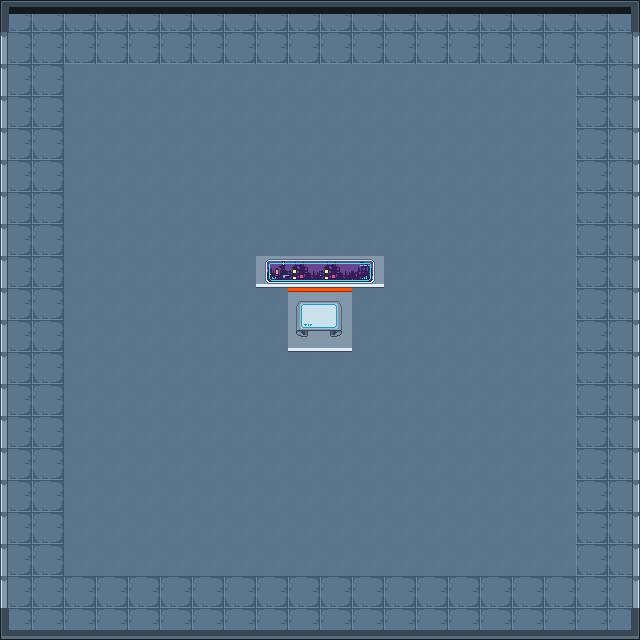

This game map was drawn from its Tiled (.tmx) file and the tilesets committed beside it. A one-line description and the full map source follow:
An orthogonal 20x20 tile map with 32x32 px tiles, 2 tile layers (BackGround, Block).

<map version="1.10" tiledversion="1.10.2" orientation="orthogonal" renderorder="right-down" width="20" height="20" tilewidth="32" tileheight="32" infinite="0" nextlayerid="3" nextobjectid="1">
 <tileset firstgid="1" source="TileSet-1.tsx" />
 <layer id="2" name="BackGround" width="20" height="20">
  <data encoding="csv">
45,45,45,45,45,45,45,45,45,45,45,45,45,45,45,45,45,45,45,45,
45,45,45,45,45,45,45,45,45,45,45,45,45,45,45,45,45,45,45,45,
45,45,46,46,46,46,46,46,46,46,46,46,46,46,46,46,46,46,45,45,
45,45,46,46,46,46,46,46,46,46,46,46,46,46,46,46,46,46,45,45,
45,45,46,46,46,46,46,46,46,46,46,46,46,46,46,46,46,46,45,45,
45,45,46,46,46,46,46,46,46,46,46,46,46,46,46,46,46,46,45,45,
45,45,46,46,46,46,46,46,46,46,46,46,46,46,46,46,46,46,45,45,
45,45,46,46,46,46,46,46,46,46,46,46,46,46,46,46,46,46,45,45,
45,45,46,46,46,46,46,46,24,24,24,24,46,46,46,46,46,46,45,45,
45,45,46,46,46,46,46,46,46,3,3,46,46,46,46,46,46,46,45,45,
45,45,46,46,46,46,46,46,46,24,24,46,46,46,46,46,46,46,45,45,
45,45,46,46,46,46,46,46,46,46,46,46,46,46,46,46,46,46,45,45,
45,45,46,46,46,46,46,46,46,46,46,46,46,46,46,46,46,46,45,45,
45,45,46,46,46,46,46,46,46,46,46,46,46,46,46,46,46,46,45,45,
45,45,46,46,46,46,46,46,46,46,46,46,46,46,46,46,46,46,45,45,
45,45,46,46,46,46,46,46,46,46,46,46,46,46,46,46,46,46,45,45,
45,45,46,46,46,46,46,46,46,46,46,46,46,46,46,46,46,46,45,45,
45,45,46,46,46,46,46,46,46,46,46,46,46,46,46,46,46,46,45,45,
45,45,45,45,45,45,45,45,45,45,45,45,45,45,45,45,45,45,45,45,
45,45,45,45,45,45,45,45,45,45,45,45,45,45,45,45,45,45,45,45
</data>
 </layer>
 <layer id="1" name="Block" width="20" height="20">
  <data encoding="csv">
151,171,171,171,171,171,171,171,171,171,171,171,171,171,171,171,171,171,171,149,
1,0,0,0,0,0,0,0,0,0,0,0,0,0,0,0,0,0,0,2,
1,0,0,0,0,0,0,0,0,0,0,0,0,0,0,0,0,0,0,2,
1,0,0,0,0,0,0,0,0,0,0,0,0,0,0,0,0,0,0,2,
1,0,0,0,0,0,0,0,0,0,0,0,0,0,0,0,0,0,0,2,
1,0,0,0,0,0,0,0,0,0,0,0,0,0,0,0,0,0,0,2,
1,0,0,0,0,0,0,0,0,0,0,0,0,0,0,0,0,0,0,2,
1,0,0,0,0,0,0,0,0,0,0,0,0,0,0,0,0,0,0,2,
1,0,0,0,0,0,0,0,61,62,62,63,0,0,0,0,0,0,0,2,
1,0,0,0,0,0,0,0,0,160,161,0,0,0,0,0,0,0,0,2,
1,0,0,0,0,0,0,0,0,181,182,0,0,0,0,0,0,0,0,2,
1,0,0,0,0,0,0,0,0,0,0,0,0,0,0,0,0,0,0,2,
1,0,0,0,0,0,0,0,0,0,0,0,0,0,0,0,0,0,0,2,
1,0,0,0,0,0,0,0,0,0,0,0,0,0,0,0,0,0,0,2,
1,0,0,0,0,0,0,0,0,0,0,0,0,0,0,0,0,0,0,2,
1,0,0,0,0,0,0,0,0,0,0,0,0,0,0,0,0,0,0,2,
1,0,0,0,0,0,0,0,0,0,0,0,0,0,0,0,0,0,0,2,
1,0,0,0,0,0,0,0,0,0,0,0,0,0,0,0,0,0,0,2,
1,0,0,0,0,0,0,0,0,0,0,0,0,0,0,0,0,0,0,2,
109,87,87,87,87,87,87,87,87,87,87,87,87,87,87,87,87,87,87,107
</data>
 </layer>
</map>
